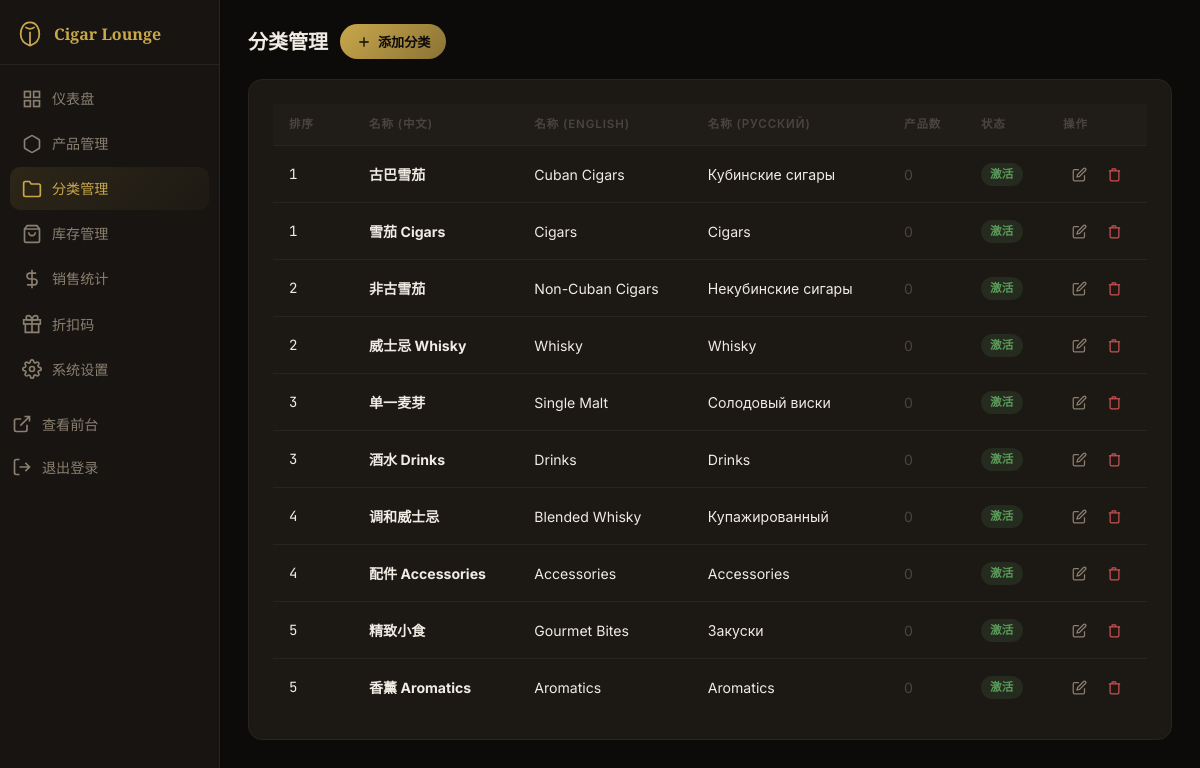
The app's page /admin/categories (signed in) with its own data.
### app/models/category.py (models this page shows, shortened)
class Category(db.Model):
    __tablename__ = 'categories'
    id = db.Column(db.Integer, primary_key=True)
    name_zh = db.Column(db.String(100), nullable=False)
    name_en = db.Column(db.String(100), default='')
    name_ru = db.Column(db.String(100), default='')
    sort_order = db.Column(db.Integer, default=0)
    status = db.Column(db.String(20), default='active')
    created_at = db.Column(db.DateTime, default=datetime.utcnow)
    updated_at = db.Column(db.DateTime, default=datetime.utcnow, onupdate=datetime.utcnow)
    products = db.relationship('Product', back_populates='category', lazy='dynamic')
    def to_dict(self):
        return {
            "id": self.id,
            "name_zh": self.name_zh,
            "name_en": self.name_en,
            "name_ru": self.name_ru,
            "sort_order": self.sort_order,
            "status": self.status,
            "created_at": self.created_at.isoformat() if self.created_at else None,
            "updated_at": self.updated_at.isoformat() if self.updated_at else None,
        }

### app/routes/admin.py (the view)
@admin_bp.route('/categories')
@login_required
def categories():
    categories_list = [c.to_dict() for c in Category.query.order_by(Category.sort_order).all()]
    return render_template('admin/categories.html', categories=categories_list)

### app/__init__.py (called while the page is built)
def create_app(config_name='default'):
    app = Flask(__name__)
    app.config.from_object(config_by_name[config_name])
    db.init_app(app)
    login_manager.init_app(app)
    migrate.init_app(app, db)
    login_manager.login_view = 'admin.login'
    @login_manager.user_loader
    def load_user(user_id):
        from app.models import User
        return User.query.get(int(user_id))
    from app.routes.front import front_bp
    from app.routes.admin import admin_bp
    from app.routes.api import api_bp
    app.register_blueprint(front_bp)
    app.register_blueprint(admin_bp, url_prefix='/admin')
    app.register_blueprint(api_bp, url_prefix='/api')
    with app.app_context():
        from app.models import category, product, order, discount, stock_log, setting
        db.create_all()
    return app

### app/templates/admin/categories.html (shortened to what this page needs)
{% extends "admin/base.html" %}
{% block content %}
<div class="page-title">
    分类管理
    <button class="btn btn-primary" onclick="openCatModal()">
        <svg width="16" height="16" viewBox="0 0 24 24" fill="none" stroke="currentColor" stroke-width="2"><path d="M12 5v14M5 12h14"/></svg>
        添加分类
    </button>
</div>
<div class="card">
    <table class="table">
        <thead>
            <tr><th style="width:80px">排序</th><th>名称 (中文)</th><th>名称 (English)</th><th>名称 (Русский)</th><th>产品数</th><th>状态</th><th style="width:100px">操作</th></tr>
        </thead>
        <tbody>
        {% for cat in categories %}
            <tr>
                <td class="font-mono text-muted">{{ cat.sort_order }}</td>
                <td><strong>{{ cat.name_zh }}</strong></td>
                <td class="text-muted">{{ cat.name_en or '-' }}</td>
                <td class="text-muted">{{ cat.name_ru or '-' }}</td>
                <td>
                    {% if cat.products %}
                    <span class="badge badge-success">{{ cat.products|length }}</span>
                    {% else %}
                    <span class="text-dim">0</span>
                    {% endif %}
                </td>
                <td>
                    {% if cat.status == 'active' %}
                    <span class="badge badge-success">激活</span>
                    {% else %}
                    <span class="badge badge-error">停用</span>
                    {% endif %}
                </td>
                <td>
                    <button class="btn-icon" onclick="editCat({{ cat.id }})" title="编辑">
                        <svg width="15" height="15" viewBox="0 0 24 24" fill="none" stroke="currentColor" stroke-width="2"><path d="M11 4H4a2 2 0 00-2 2v14a2 2 0 002 2h14a2 2 0 002-2v-7"/><path d="M18.5 2.5a2.121 2.121 0 013 3L12 15l-4 1 1-4 9.5-9.5z"/></svg>
                    </button>
                    <button class="btn-icon text-danger" onclick="deleteCat({{ cat.id }})" title="删除">
                        <svg width="15" height="15" viewBox="0 0 24 24" fill="none" stroke="currentColor" stroke-width="2"><polyline points="3 6 5 6 21 6"/><path d="M19 6v14a2 2 0 01-2 2H7a2 2 0 01-2-2V6m3 0V4a1 1 0 011-1h4a1 1 0 011 1v2"/></svg>
                    </button>
                </td>
            </tr>
        {% endfor %}
        </tbody>
    </table>
</div>
{% endblock %}

### app/templates/admin/base.html (shortened to what this page needs)
<!DOCTYPE html>
<html lang="en">
<head>
    <link rel="stylesheet" href="{{ url_for('static', filename='css/style.css') }}">
    <link rel="stylesheet" href="{{ url_for('static', filename='css/admin.css') }}">
</head>
<body class="admin-body">
    {% if current_user.is_authenticated %}
    <div class="admin-layout">
        <aside class="admin-sidebar">
            <div class="sidebar-header">
                <div class="sidebar-logo">
                    <svg width="28" height="28" viewBox="0 0 24 24" fill="none" stroke="currentColor" stroke-width="1.5">
                        <path d="M12 2C6 2 4 8 4 12c0 4 2 8 8 10 6-2 8-6 8-10 0-4-2-10-8-10z"/>
                        <path d="M12 22V10"/><path d="M8 6c2 2 6 2 8 0"/>
                    </svg>
                    <span>Cigar Lounge</span>
                </div>
            </div>
        <nav class="sidebar-nav">
                <a href="{{ url_for('admin.dashboard') }}" class="nav-item {{ 'active' if request.endpoint == 'admin.dashboard' }}">
                    <svg width="20" height="20" viewBox="0 0 24 24" fill="none" stroke="currentColor" stroke-width="2"><rect x="3" y="3" width="7" height="7"/><rect x="14" y="3" width="7" height="7"/><rect x="14" y="14" width="7" height="7"/><rect x="3" y="14" width="7" height="7"/></svg>
                    仪表盘
                </a>
                <a href="{{ url_for('admin.products') }}" class="nav-item {{ 'active' if request.endpoint == 'admin.products' }}">
                    <svg width="20" height="20" viewBox="0 0 24 24" fill="none" stroke="currentColor" stroke-width="2"><path d="M21 16V8a2 2 0 00-1-1.73l-7-4a2 2 0 00-2 0l-7 4A2 2 0 003 8v8a2 2 0 001 1.73l7 4a2 2 0 002 0l7-4A2 2 0 0021 16z"/></svg>
                    产品管理
                </a>
                <a href="{{ url_for('admin.categories') }}" class="nav-item {{ 'active' if request.endpoint == 'admin.categories' }}">
                    <svg width="20" height="20" viewBox="0 0 24 24" fill="none" stroke="currentColor" stroke-width="2"><path d="M22 19a2 2 0 01-2 2H4a2 2 0 01-2-2V5a2 2 0 012-2h5l2 3h9a2 2 0 012 2z"/></svg>
                    分类管理
                </a>
                <a href="{{ url_for('admin.stock') }}" class="nav-item {{ 'active' if request.endpoint == 'admin.stock' }}">
                    <svg width="20" height="20" viewBox="0 0 24 24" fill="none" stroke="currentColor" stroke-width="2"><path d="M6 2L3 6v14a2 2 0 002 2h14a2 2 0 002-2V6l-3-4zM3 6h18M16 10a4 4 0 01-8 0"/></svg>
                    库存管理
                </a>
                <a href="{{ url_for('admin.sales') }}" class="nav-item {{ 'active' if request.endpoint == 'admin.sales' }}">
                    <svg width="20" height="20" viewBox="0 0 24 24" fill="none" stroke="currentColor" stroke-width="2"><line x1="12" y1="1" x2="12" y2="23"/><path d="M17 5H9.5a3.5 3.5 0 000 7h5a3.5 3.5 0 010 7H6"/></svg>
                    销售统计
                </a>
                <a href="{{ url_for('admin.discounts') }}" class="nav-item {{ 'active' if request.endpoint == 'admin.discounts' }}">
                    折扣码
                </a>
                <a href="{{ url_for('admin.settings') }}" class="nav-item {{ 'active' if request.endpoint == 'admin.settings' }}">
                    系统设置
                </a>
            </nav>
            <div class="sidebar-footer">
                <a href="{{ url_for('front.index') }}" class="nav-item" target="_blank">
                    <svg width="20" height="20" viewBox="0 0 24 24" fill="none" stroke="currentColor" stroke-width="2"><path d="M18 13v6a2 2 0 01-2 2H5a2 2 0 01-2-2V8a2 2 0 012-2h6M15 3h6v6M10 14L21 3"/></svg>
                    查看前台
                </a>
                <a href="{{ url_for('admin.logout') }}" class="nav-item">
                    <svg width="20" height="20" viewBox="0 0 24 24" fill="none" stroke="currentColor" stroke-width="2"><path d="M9 21H5a2 2 0 01-2-2V5a2 2 0 012-2h4M16 17l5-5-5-5M21 12H9"/></svg>
                    退出登录
                </a>
            </div>
        </aside>
        <main class="admin-main">
            <div class="admin-content">
                {% block content %}{% endblock %}
            </div>
        </main>
    </div>
    {% else %}
    {% block login_content %}{% endblock %}
    {% endif %}
</body>
</html>

### app/static/css/style.css (style rules this page uses)
*, *::before, *::after { box-sizing: border-box; margin: 0; padding: 0; }
body { background: var(--bg); color: var(--text); font-family: 'Inter', 'Noto Sans SC', sans-serif; font-size: 16px; line-height: 1.6; min-height: 100vh; }
.card { background: var(--surface); border: 1px solid var(--border); border-radius: var(--radius-lg); padding: 24px; box-shadow: var(--shadow); }
.btn { display: inline-flex; align-items: center; gap: 8px; padding: 10px 20px; border: none; border-radius: var(--radius); cursor: pointer; font-size: 0.9rem; font-weight: 500; transition: all var(--transition); text-decoration: none; }
.btn-primary { background: var(--gold); color: #1a1410; }
.table { width: 100%; border-collapse: collapse; }
.table th, .table td { padding: 12px 16px; text-align: left; border-bottom: 1px solid var(--border); }
.table th { color: var(--text-muted); font-size: 0.8rem; text-transform: uppercase; letter-spacing: 0.05em; }
.badge { display: inline-block; padding: 2px 8px; border-radius: 4px; font-size: 0.75rem; }
.badge-success { background: rgba(107,155,107,0.2); color: var(--success); }
.text-muted { color: var(--text-muted); }
.font-mono { font-family: 'JetBrains Mono', monospace; }

### records on screen
Category: sort_order "1", name_zh "古巴雪茄", name_en "Cuban Cigars", name_ru "Кубинские сигары", status "激活"
Category: sort_order "1", name_zh "雪茄 Cigars", name_en "Cigars", name_ru "Cigars", status "激活"
Category: sort_order "2", name_zh "非古雪茄", name_en "Non-Cuban Cigars", name_ru "Некубинские сигары", status "激活"
Category: sort_order "2", name_zh "威士忌 Whisky", name_en "Whisky", name_ru "Whisky", status "激活"
Category: sort_order "3", name_zh "单一麦芽", name_en "Single Malt", name_ru "Солодовый виски", status "激活"
Category: sort_order "3", name_zh "酒水 Drinks", name_en "Drinks", name_ru "Drinks", status "激活"
Category: sort_order "4", name_zh "调和威士忌", name_en "Blended Whisky", name_ru "Купажированный", status "激活"
Category: sort_order "4", name_zh "配件 Accessories", name_en "Accessories", name_ru "Accessories", status "激活"
Category: sort_order "5", name_zh "精致小食", name_en "Gourmet Bites", name_ru "Закуски", status "激活"
Category: sort_order "5", name_zh "香薰 Aromatics", name_en "Aromatics", name_ru "Aromatics", status "激活"
